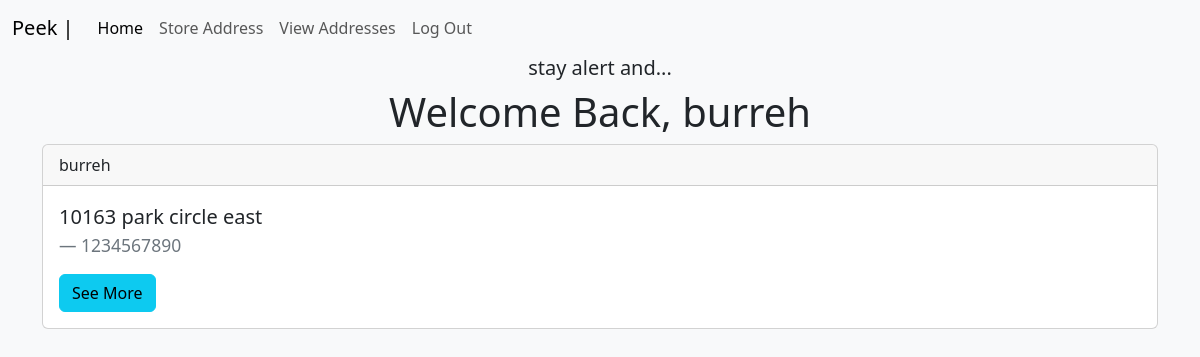
Page /address (signed in) on the committed database.
### app/models.py (models this page shows, shortened)
class User(db.Model, UserMixin):
    id = db.Column(db.Integer, primary_key = True)
    firstname = db.Column(db.String(50), nullable = False)
    lastname = db.Column(db.String(50), nullable = False)
    email = db.Column(db.String(50), nullable = False, unique = True)
    username = db.Column(db.String(50), nullable = False, unique = True)
    password = db.Column(db.String(50), nullable = False)
    date_created = db.Column(db.DateTime, nullable=False, default=datetime.utcnow)
    address = db.relationship('Address', backref = 'author')

class Address(db.Model):
    id = db.Column(db.Integer, primary_key = True)
    firstname = db.Column(db.String(50), nullable = False)
    lastname = db.Column(db.String(50), nullable = False)
    phone_number = db.Column(db.String(20))
    address = db.Column(db.String(50))
    date_created = db.Column(db.DateTime, nullable=False, default=datetime.utcnow)
    user_id = db.Column(db.Integer, db.ForeignKey('user.id'))

### app/routes.py (the view)
@app.route('/address')
def address():
    address = Address.query.all()
    return render_template('address.html', address = address)

### app/models.py (called while the page is built)
@login.user_loader
def load_user(user_id):
    return User.query.get(user_id)

### app/templates/address.html (shortened to what this page needs)
{% extends 'base.html' %}
{% block content %}
{% if current_user.is_authenticated %}
    <h1 class = 'text-center'>Welcome Back, {{current_user.username }}</h1>
{% endif %}
    {% for add in address %}
    <div class="card mb-3">
        <div class="card-header">
          {{ add.author.username }}
        </div>
        <div class="card-body">
          <blockquote class="blockquote mb-0">
            <p>{{ add.address }}</p>
            <footer class="blockquote-footer">{{ add.phone_number }} <cite title="Source Title"></cite></footer>
          </blockquote>
          <a href="{{ url_for('get_address', address_id=add.id) }}" class="btn btn-info mt-3">See More</a>
        </div>
      </div>
    {% endfor %}
{% endblock content %}

### rows in the picture
User: username "burreh"
Address: author.username "burreh", address "10163 park circle east", phone_number "1234567890"
